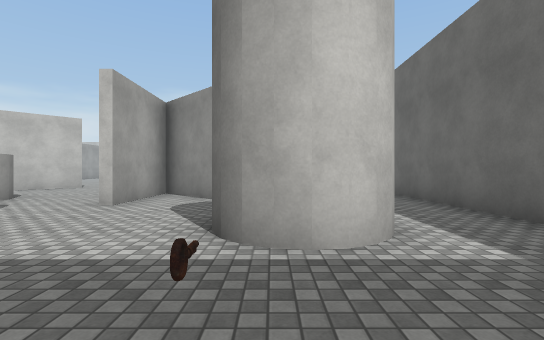
view 1 (above)

20 first-person views from a walk through a 3-D level made in the Unity game engine. The camera is 1.3 m above the floor, looks level and sees 85° across. The floor is counted in squares, 2 m on a side. Each view is taken from the middle of a square. On the plan, view 1 faces up. The plan holds only what a view shows up to about 9 squares ahead; the rest is blank. The place goes on beyond the plan. The player character is not drawn. Some surface patterns are stand-ins.

view 2
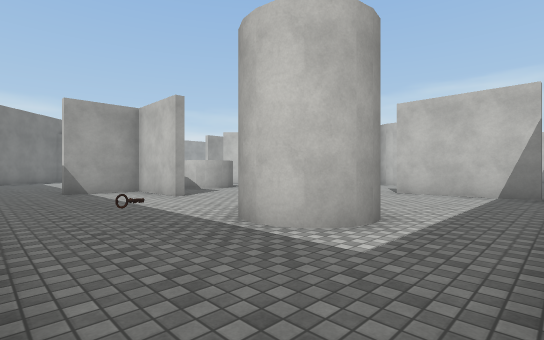

view 3
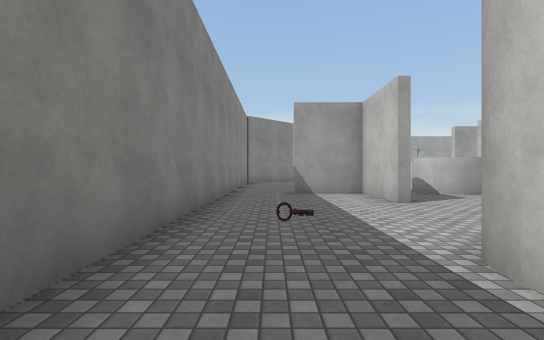

view 4
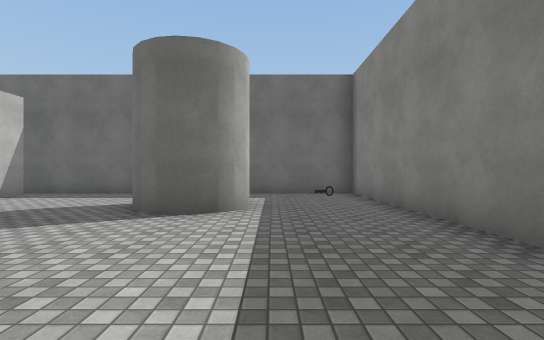

view 5
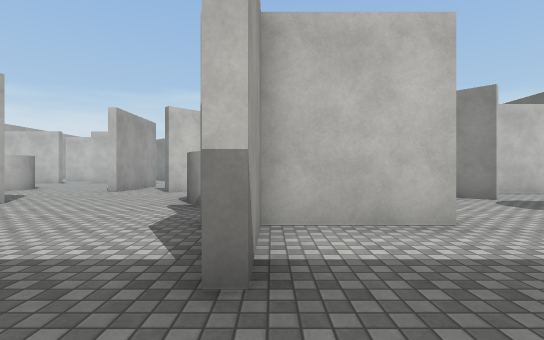

view 6
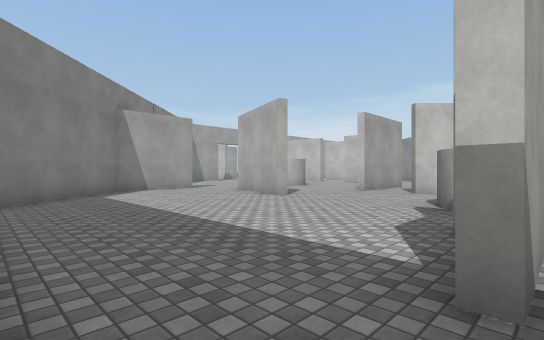

view 7
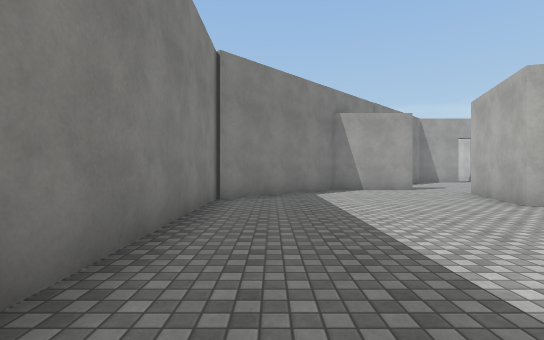

view 8
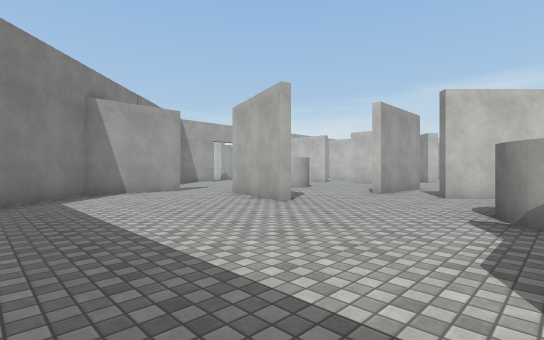

view 9
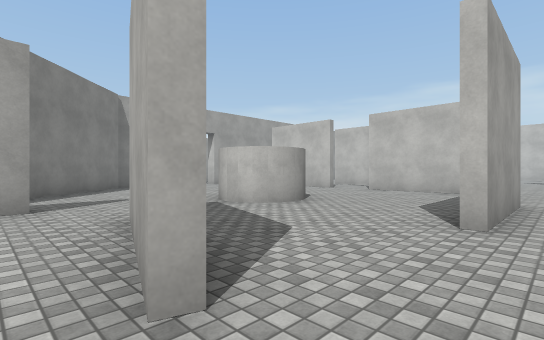

view 10
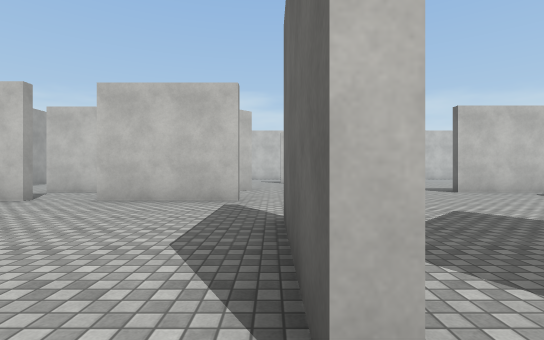

view 11
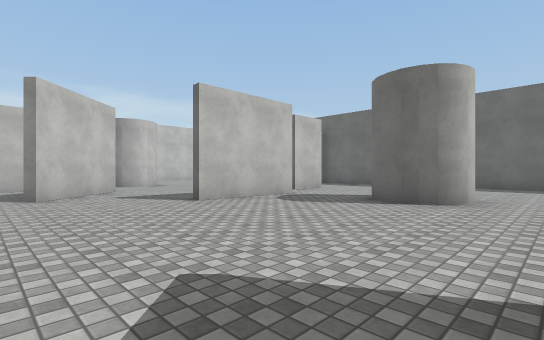

view 12
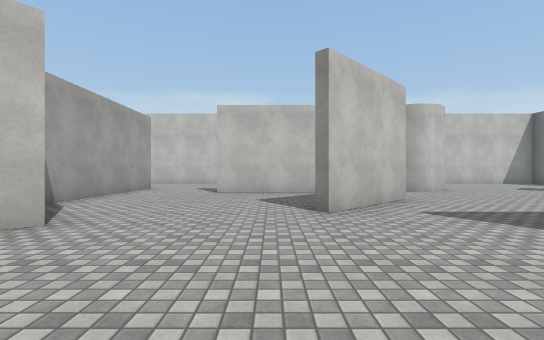

view 13
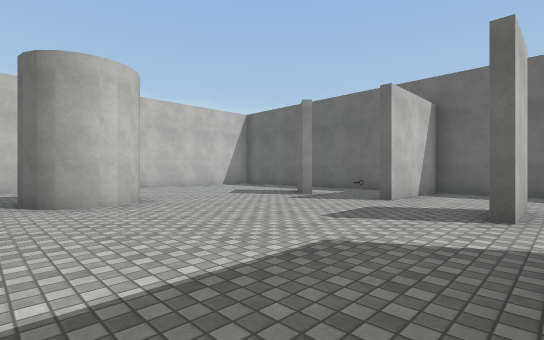

view 14
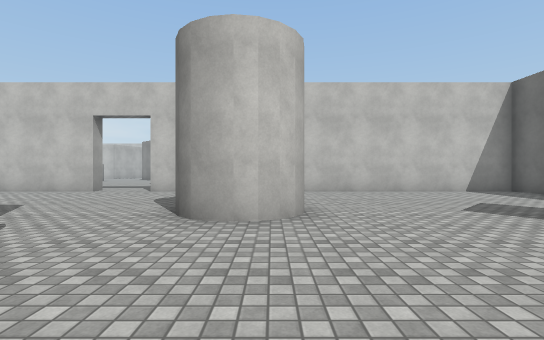

view 15
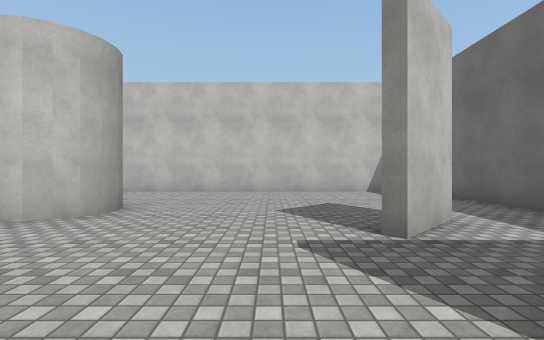

view 16
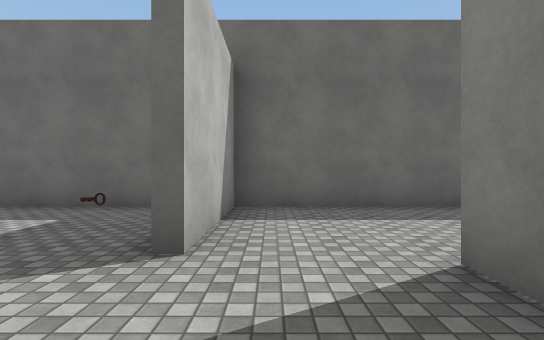

view 17
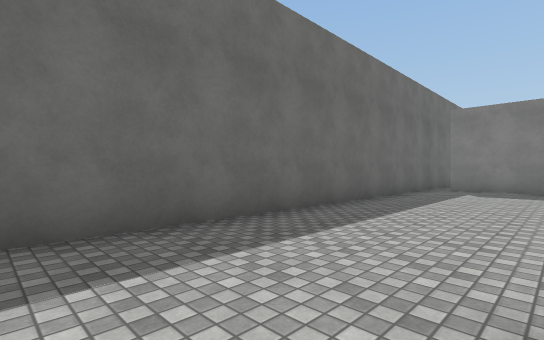

view 18
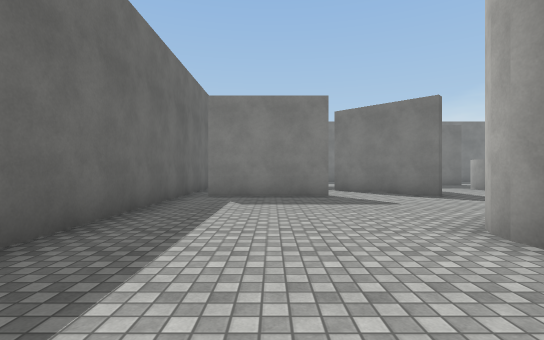

view 19
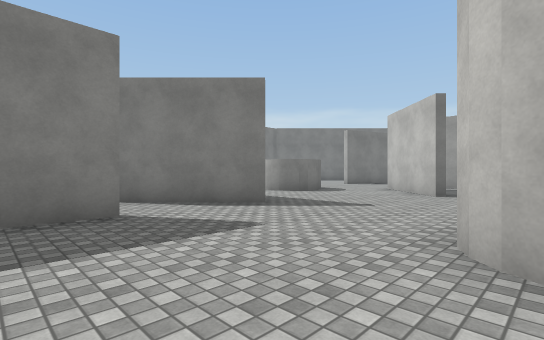

view 20
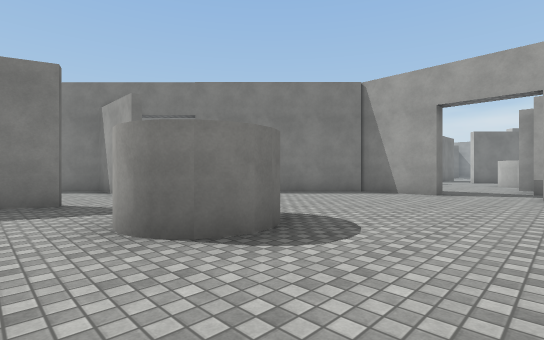

### Floor plan
Points are (right, up) in squares from view 1. A wall is a line through its corners. A room is listed if a view was taken in it or the views show most of it. See-through windows are left out.
Room 1 (views 1, 2, 3, 4)
walls: (-0.1, 2.5) (-0.6, 2.9); (1.1, 2.7) (0.5, 2.4) (-0.3, 2.5) (-0.7, 3.2) (-0.6, 3.8); (1.3, 2.9) (0.9, 2.6); (1.3, 3.1) (1.1, 2.8); (-3.8, 3.5) (-6.1, 3.5) (-6.1, 1.5); (-5.5, -0.2) (3.2, -0.2) (3.2, 2.5)
ways out: opening at (-6, 0.5) to room 2; opening at (-2, 4.7) to room 4; opening at (2.5, 3.5) to room 4
objects: other object (0, 1)
Room 2 (views 5, 6, 7, 8, 9)
walls: (-11.2, 5.5) (-13.2, 6.2); (-7.5, 5.6) (-7.7, 6); (-14.4, 1.8) (-12.4, -0.2) (-5.5, -0.2); (-8.4, 9.2) (-9.1, 8.5)
ways out: opening at (-6, 0.5) to room 1; opening at (-12.5, 6) to room 3; opening at (-7, 8) to room 3; opening at (-6, 5) to room 4
Room 3 (views 10, 11, 12, 13, 14, 15, 16, 17, 18, 19, 20)
walls: (-11.6, 17.5) (-12, 17.1); (-11.6, 14.3) (-14.8, 14.3); (-6, 20.7) (-8.2, 18.5); (-10.6, 11.8) (-10.6, 8.8); (-7.8, 22.5) (-10.6, 22.5); (-2.6, 16.5) (-5.8, 16.5); (-6.8, 10.8) (-8.4, 9.2); (-5, 22.9) (-5.4, 23.2); (-13.3, 23) (-13.3, 19.5); (-4.1, 22.8) (-4.6, 22.7); (-16.1, 14.3) (-16.8, 14.3); (-2.7, 12.4) (-3.1, 12.8) (-3.2, 13.3) (-3.1, 13.7); (-10.8, 8.8) (-10.8, 11.8); (-0.6, 17.7) (0.1, 17.7); (-3.5, 23.5) (-3.7, 23); (-1.2, 13.4) (-1.2, 13) (-1.4, 12.6); (0, 17.4) (-1.4, 17.4); (-14, 9.5) (-14.2, 9.1) (-14.6, 8.8) (-15.1, 8.7); (-15.7, 10.5) (-15.3, 10.7) (-14.9, 10.7) (-14.3, 10.4) (-14, 9.9); (-14.3, 9) (-14.7, 8.8); (-3.2, 8.8) (-1.1, 6.7); (0.1, 22) (0.8, 22.7); (-9.4, 28) (-12.2, 28); (-14.1, 6.7) (-13.2, 6.4); (-13.2, 6.2) (-14.1, 6.5); (-0.5, 8.6) (2.6, 8.6); (-15.6, 5.6) (-15.6, 3) (-14.4, 1.8); (3.2, 23.6) (3.2, 28) (-7.8, 28); (-21.9, 10.6) (-21.3, 10.6) (-21.3, 8.6) (-18.5, 5.8); (3.2, 8.5) (3.2, 19.7) (0.2, 19.7)
ways out: opening at (-12.5, 6) to room 2; opening at (-7, 8) to room 2; opening at (-4.5, 6.5) to room 4; opening at (-1, 8) to room 4; opening at (3, 9) to room 4; opening at (1, 21) to room 5; opening at (2.5, 22.5) to room 5; opening at (-22, 11.5); opening at (-17, 15.5); opening at (-8.5, 28)
Room 4 (no view inside)
walls: (-1.1, 6.4) (-2.9, 8.2) (-2.9, 5.4); (1.3, 3.5) (1.3, 3.1); (2.6, 8.4) (-0.5, 8.4); (3.2, 2.5) (3.2, 8.5); (-5.9, 5.7) (-6.2, 5.4)
ways out: opening at (-2, 4.7) to room 1; opening at (2.5, 3.5) to room 1; opening at (-6, 5) to room 2; opening at (-4.5, 6.5) to room 3; opening at (-1, 8) to room 3; opening at (3, 9) to room 3
Room 5 (no view inside)
walls: (1.4, 22.9) (0.2, 21.7); (3.2, 21.1) (3.2, 23.6)
ways out: opening at (1, 21) to room 3; opening at (2.5, 22.5) to room 3
objects: other object (2, 21)

Where each view was taken, in squares from view 1:
view 1: 0 up, 0 right, facing up
view 2: 0 up, 3 right, facing up-left
view 3: 1 up, 2 right, facing left
view 4: 2 up, 5 left, facing right
view 5: 0 up, 6 left, facing up
view 6: 0 up, 6 left, facing up-left
view 7: 1 up, 6 left, facing left
view 8: 1 up, 7 left, facing up-left
view 9: 5 up, 10 left, facing up-left
view 10: 8 up, 11 left, facing up
view 11: 11 up, 9 left, facing up-right
view 12: 14 up, 9 left, facing up
view 13: 17 up, 6 left, facing up-right
view 14: 19 up, 4 left, facing up
view 15: 19 up, 1 left, facing up
view 16: 19 up, 2 left, facing right
view 17: 19 up, 0 right, facing down-right
view 18: 16 up, 1 right, facing down
view 19: 13 up, 1 right, facing down-left
view 20: 13 up, 13 left, facing down-left
